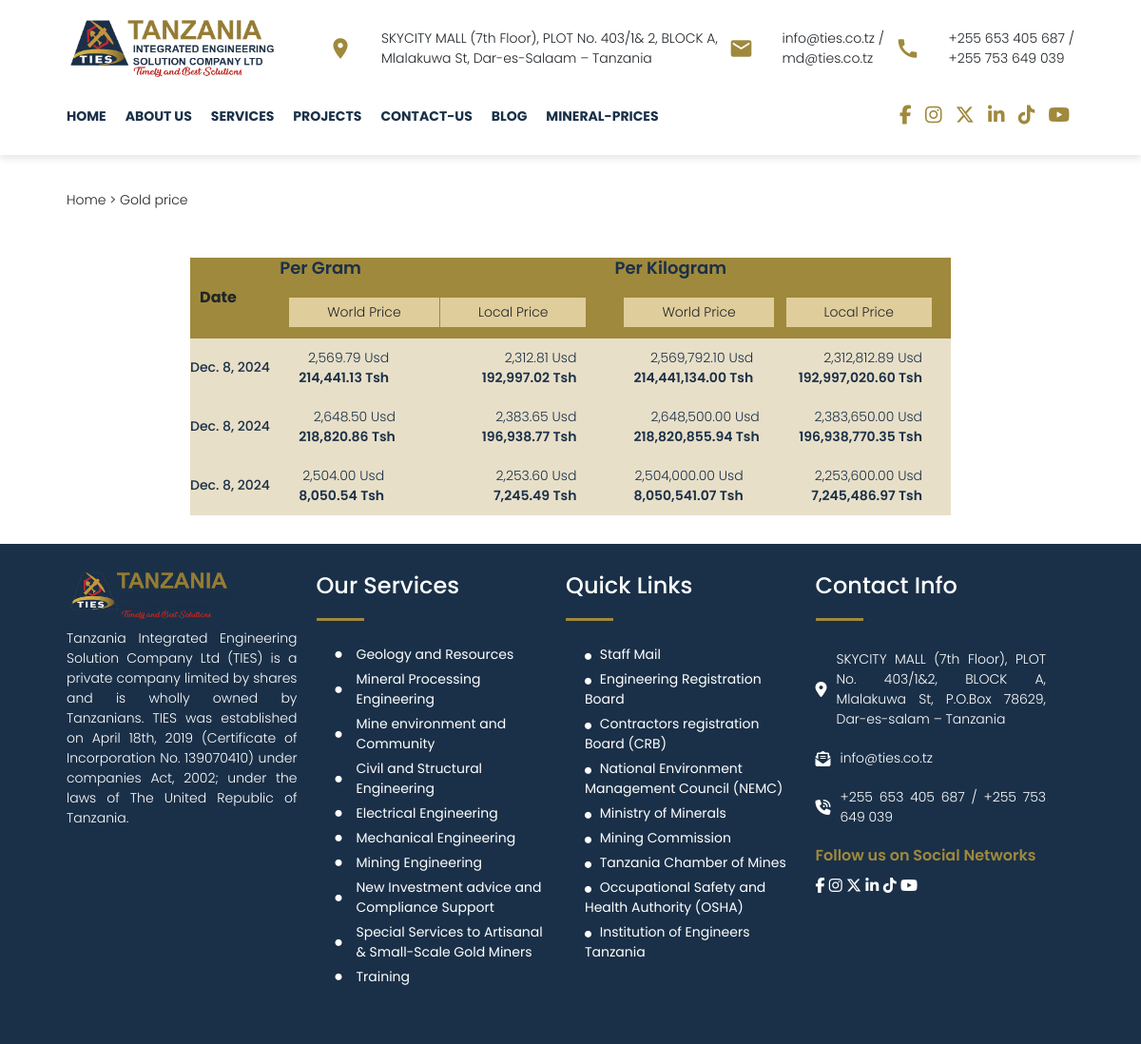
Screenshot of /gold_price/ with the database file from the repository.
### app/models.py (models this page shows, shortened)
class GoldPrice(models.Model):
    usd = models.FloatField()
    usdtoz = models.FloatField()
    perGramWordTzs = models.FloatField(null=True, blank=True)
    perGramWordUsd = models.FloatField(null=True, blank=True)
    perGramLocalTzs = models.FloatField(null=True, blank=True)
    perGramLocalUsd = models.FloatField(null=True, blank=True)
    perKgWordTzs = models.FloatField(null=True, blank=True)
    perKgWordUsd = models.FloatField(null=True, blank=True)
    perKgLocalTzs = models.FloatField(null=True, blank=True)
    perKgLocalUsd = models.FloatField(null=True, blank=True)
    uploadedDate = models.DateField(auto_now_add=True)

class Service(models.Model):
    title = models.CharField(max_length=200)
    body = models.TextField()
    image = models.ImageField()
    uploaded = models.DateTimeField(auto_now_add=True)

### app/views.py (the view)
# urls.py: path('gold_price/', views.gold_price, name='gold_price'),
def gold_price(request):
    services = Service.objects.all()
    x = GoldPrice.objects.all()
    context = {
        'services':services,
        'x':x
    }
    return render(request, 'app/gold_price.html',context)

### app/templates/app/gold_price.html
{% extends 'app/base.html' %}
{% load static %}
{% load humanize %}
{% block content %}
<div class="top-link">
    <p>Home    >    Gold price</p>
</div>
    <div class="gold-price">
        <table>
            <tr>
                <th>Date</th>
                <th>
                    <div>
                        <h6>Per Gram</h6>
                        <span>
                            <p>World Price</p>
                            <p>Local Price</p>
                        </span>
                    </div>
                </th>
                <th>
                    <div>
                        <h6>Per Kilogram</h6>
                        <span>
                            <p>World Price</p>
                            <p>Local Price</p>
                        </span>
                    </div>
                </th>
            </tr>
            {% for i in x %}
            <tr class="trr">
                <td>{{i.uploadedDate}}</td>
                <td>
                    <div>
                        <span>
                            <li>{{i.perGramWordUsd|floatformat:2|intcomma}} Usd</li>
                            <li id="tsh">{{i.perGramWordTzs|floatformat:2|intcomma}} Tsh</li>
                        </span>
                        <span>
                            <li>{{i.perGramLocalUsd|floatformat:2|intcomma}} Usd</li>
                            <li id="tsh">{{i.perGramLocalTzs|floatformat:2|intcomma}} Tsh</li>
                        </span>
                    </div>
                </td>
                <td>
                    <div>
                        <span>
                            <li>{{i.perKgWordUsd|floatformat:2|intcomma}} Usd</li>
                            <li id="tsh">{{i.perKgWordTzs|floatformat:2|intcomma}} Tsh</li>
                        </span>
                        <span>
                            <li>{{i.perKgLocalUsd|floatformat:2|intcomma}} Usd</li>
                            <li id="tsh">{{i.perKgLocalTzs|floatformat:2|intcomma}} Tsh</li>
                        </span>
                    </div>
                </td>
            </tr>
            {% endfor %}
        </table>
    </div>
{% endblock %}

### app/templates/app/base.html (shortened to what this page needs)
{% load static %}
<!DOCTYPE html>
<html lang="en">
<head>
    <link href="https://cdn.jsdelivr.net/npm/bootstrap@5.3.3/dist/css/bootstrap.min.css" rel="stylesheet">
     <link rel="stylesheet" href="{% static 'app/index.css' %}">
</head>
<body>
    <div class="top-nav">
        <div class="top">
            <img src="{% static 'app/images/logo_final.png' %}" alt="">
            <div>
                <span class="material-icons">location_on</span>
                <p>
                    <span>SKYCITY MALL (7th Floor), PLOT No. 403/1& 2, BLOCK A,</span>
                    <span>Mlalakuwa St, Dar-es-Salaam – Tanzania</span>
                </p>
            </div>
            <div>
                <span class="material-icons">mail</span>
                <p>
                    <span>info@ties.co.tz /</span>
                    <span>md@ties.co.tz</span>
                </p>
            </div>
            <div>
                <span class="material-icons">call</span>
                <p>
                    <span>+255 653 405 687 /</span>
                    <span>+255 753 649 039</span>
                </p>
            </div>
        </div>
        <nav id="navMenu">
            <div class="nav-list">
                <a href="{% url 'index' %}"><li>HOME</li></a>
                <li>
                    <a href="#">ABOUT US</a>
                </li>
                <li>
                    <a href="#">SERVICES</a>
                </li>
                <a href="{% url 'projects' %}"><li>PROJECTS</li></a>
                <a href="{% url 'contact_us' %}"><li>CONTACT-US</li></a>
                <a href="{% url 'blog' %}"><li>BLOG</li></a>
                <a href="{% url 'gold_price' %}"><li>MINERAL-PRICES</li></a>
            </div>
            <div class="social reveal">
                <i class="fa-brands fa-facebook-f"></i>
                <i class="fa-brands fa-instagram"></i>
                <i class="fa-brands fa-x-twitter"></i>
                <i class="fa-brands fa-linkedin-in"></i>
                <i class="fa-brands fa-tiktok"></i>
                <i class="fa-brands fa-youtube"></i>
            </div>
        </nav>
    </div>
    {% block content %}
    {% endblock %}
    <footer>
        <div>
            <img src="{% static 'app/images/logo_final.png' %}" alt="">
            <p>
                Tanzania Integrated Engineering Solution Company Ltd
                (TIES) is a private company limited by shares and is
                wholly owned by Tanzanians. TIES was established on
                April 18th, 2019 (Certificate of Incorporation No.
                139070410) under companies Act, 2002; under the
                laws of The United Republic of Tanzania.
            </p>
        </div>
        <div>
            <h4>Our Services</h4>
            <div class="line"></div>
            {% for i in services %}
            <li><i class="fa-solid fa-circle"></i><a href="{% url 'services_details' i.id %}">{{i.title}}</a></li>
            {% endfor %}
        </div>
        <div>
            <h4>Quick Links</h4>
            <div class="line"></div>
            <li><a href=""><i class="fa-solid fa-circle"></i> Staff Mail</a></li>
            <li><a href="https://www.erb.go.tz/"><i class="fa-solid fa-circle"></i> Engineering Registration Board</a></li>
            <li><a href="https://www.crb.go.tz/"><i class="fa-solid fa-circle"></i> Contractors registration Board (CRB)</a></li>
            <li><a href="https://www.nemc.or.tz/"><i class="fa-solid fa-circle"></i> National Environment Management Council (NEMC)</a></li>
            <li><a href="https://www.madini.go.tz/"><i class="fa-solid fa-circle"></i> Ministry of Minerals</a></li>
            <li><a href="https://www.tumemadini.go.tz/"><i class="fa-solid fa-circle"></i> Mining Commission</a></li>
            <li><a href="https://chamberofmines.or.tz/"><i class="fa-solid fa-circle"></i> Tanzania Chamber of Mines</a></li>
            <li><a href="https://www.osha.go.tz/"><i class="fa-solid fa-circle"></i> Occupational Safety and Health Authority (OSHA)</a></li>
            <li><a href="https://iet.or.tz/"><i class="fa-solid fa-circle"></i> Institution of Engineers Tanzania</a></li>
        </div>
        <div>
            <h4>Contact Info</h4>
            <div class="line"></div>
            <span>
                <i class="fa-solid fa-location-dot"></i>
                <p>
                    SKYCITY MALL (7th Floor), PLOT No. 403/1&2, BLOCK A,
                    Mlalakuwa St, P.O.Box 78629, Dar-es-salam – Tanzania
                </p>
            </span>
            <span>
                <i class="fa-solid fa-envelope-open-text"></i>
                <p>
                    info@ties.co.tz
                </p>
            </span>
            <span>
                <i class="fa-solid fa-phone-volume"></i>
                <p>
                    +255 653 405 687 / +255 753 649 039
                </p>
            </span>
            <h6>Follow us on Social Networks</h6>
            <div>
                <a href=""><i class="fa-brands fa-facebook-f"></i></a>
                <a href="https://www.instagram.com/ties_company_ltd/"><i class="fa-brands fa-instagram"></i></a>
                <a href=""><i class="fa-brands fa-x-twitter"></i></a>
                <a href="https://www.linkedin.com/company/99900605/admin/dashboard/"><i class="fa-brands fa-linkedin-in"></i></a>
                <a href="https://www.tiktok.com/@ties_company_ltd?is_from_webapp=1&sender_device=pc"><i class="fa-brands fa-tiktok"></i></a>
                <a href="https://www.youtube.com/@tanzaniaintegratedeng.solu277"><i class="fa-brands fa-youtube"></i></a>
            </div>
        </div>
    </footer>
</body>
</html>

### app/static/app/index.css (style rules this page uses)
:root { --color-white: #ffffff; --color-light: #f0eff5; --color-gray-light: #86848c; --color-gray-dark: #56555e; --color-dark: #27282f; --color-primary: rgb(234,181,7); --color-danger: rgb(255,67,54); --color-ties1: #1a3048; --color-ties2: #9f893c; --color-ties3: #ffbf00; }
* { margin: 0; padding: 0; float: 0; }
body { font-family: 'Poppins', sans-serif; }
li { list-style: none; }
a { text-decoration: none; color: #000; }
h6 { font-family: 'Poppins', sans-serif; font-weight: 600; font-size: 18px; color: var(--color-ties1); }
p { font-family: 'Poppins', sans-serif; font-weight: 300; font-size: 14px; text-align: justify; margin: 10px 0px; }
.line { height: 3px; width: 50px; background: var(--color-ties2); margin: 20px 0px 20px 0px; }
.top-link { padding: 10px 70px; margin-top: 180px; }
.top-nav { position: fixed; background: #fff; width: 100%; top: 0; z-index: 1000; padding: 0 0 20px 0; box-shadow: 0px 4px 8px rgba(0, 0, 0, 0.1); }
.top { display: flex; justify-content: space-between; padding: 20px 70px 0px 70px; align-items: center; }
.top-nav .top img { height: 60px; width: auto; margin-right: 20px; }
.top div { display: flex; gap: 10px; align-items: center; }
.top div .material-icons { font-size: 26px; color: var(--color-ties2); margin-right: 10px; }
.top div p { display: flex; flex-direction: column; font-size: 14px; margin-left: 10px; }
nav { display: flex; justify-content: space-between; align-items: center; padding: 20px 70px 0px 70px; box-shadow: none; }
nav .nav-list { display: flex; justify-content: space-around; gap: 20px; }
nav .nav-list li { font-size: 14px; font-weight: 700; color: var(--color-ties1); transition: ease 300ms all; padding: 10px 0px; position: relative; }
nav .nav-list li a { text-decoration: none; font-size: 14px; font-weight: 700; color: var(--color-ties1); transition: ease 300ms all; }
nav div i { color: var(--color-ties2); margin: 0 5px; font-size: 20px; }
body { margin: 0; overflow-x: hidden; }
footer { background: var(--color-ties1); padding: 30px 100px 60px 70px; display: grid; grid-template-columns: repeat(4,1fr); gap: 20px; color: #fff; }
footer div img { width: 200px; height: auto; }
footer div li { font-size: 14px; font-weight: 400; padding: 5px 0px 0px 20px; display: flex; align-items: center; gap: 10px; }
footer div li i { font-size: 7px; margin-right: 5px; }
footer div li a { color: #fff; }
footer div span { display: flex; flex-direction: row; gap: 10px; align-items: center; }
footer div h6 { color: var(--color-ties2); font-size: 16px; margin: 10px 0; }
footer div div a i { color: #fff; }
.gold-price { padding: 30px 200px; }
.gold-price table { width: 100%; }
.gold-price table tr th { background: var(--color-ties2); padding: 0px 10px; }
.gold-price table tr th span { display: flex; justify-content: space-between; padding: 2px 10px; }
.gold-price table tr th span p { background: #e0cd9c; padding: 5px 40px; }
.gold-price table tr td div { display: flex; justify-content: space-between; align-items: center; padding: 0px 10px; }
.gold-price table .trr { background: #e8dfc8; padding: 5px 0; }
.gold-price table .trr td div span { padding: 10px 20px; display: flex; flex-direction: column; align-items: flex-end; }
.gold-price table .trr td { font-size: 14px; font-weight: 500; color: var(--color-ties1); }
.gold-price table .trr td div span li { font-size: 14px; font-weight: 300; color: var(--color-ties1); }
.gold-price table .trr td div span li#tsh { font-size: 14px; font-weight: 600; color: var(--color-ties1); }

### rows the page displays
GoldPrice: uploadedDate "Dec. 8, 2024", perGramWordUsd "2,569.79", perGramWordTzs "214,441.13", perGramLocalUsd "2,312.81", perGramLocalTzs "192,997.02", perKgWordUsd "2,569,792.10", perKgWordTzs "214,441,134.00", perKgLocalUsd "2,312,812.89", perKgLocalTzs "192,997,020.60"
GoldPrice: uploadedDate "Dec. 8, 2024", perGramWordUsd "2,648.50", perGramWordTzs "218,820.86", perGramLocalUsd "2,383.65", perGramLocalTzs "196,938.77", perKgWordUsd "2,648,500.00", perKgWordTzs "218,820,855.94", perKgLocalUsd "2,383,650.00", perKgLocalTzs "196,938,770.35"
GoldPrice: uploadedDate "Dec. 8, 2024", perGramWordUsd "2,504.00", perGramWordTzs "8,050.54", perGramLocalUsd "2,253.60", perGramLocalTzs "7,245.49", perKgWordUsd "2,504,000.00", perKgWordTzs "8,050,541.07", perKgLocalUsd "2,253,600.00", perKgLocalTzs "7,245,486.97"
Service: title "Geology and Resources"
Service: title "Mineral Processing Engineering"
Service: title "Mine environment and Community"
Service: title "Civil and Structural Engineering"
Service: title "Electrical Engineering"
Service: title "Mechanical Engineering"
Service: title "Mining Engineering"
Service: title "New Investment advice and Compliance Support"
Service: title "Special Services to Artisanal & Small-Scale Gold Miners"
Service: title "Training"
